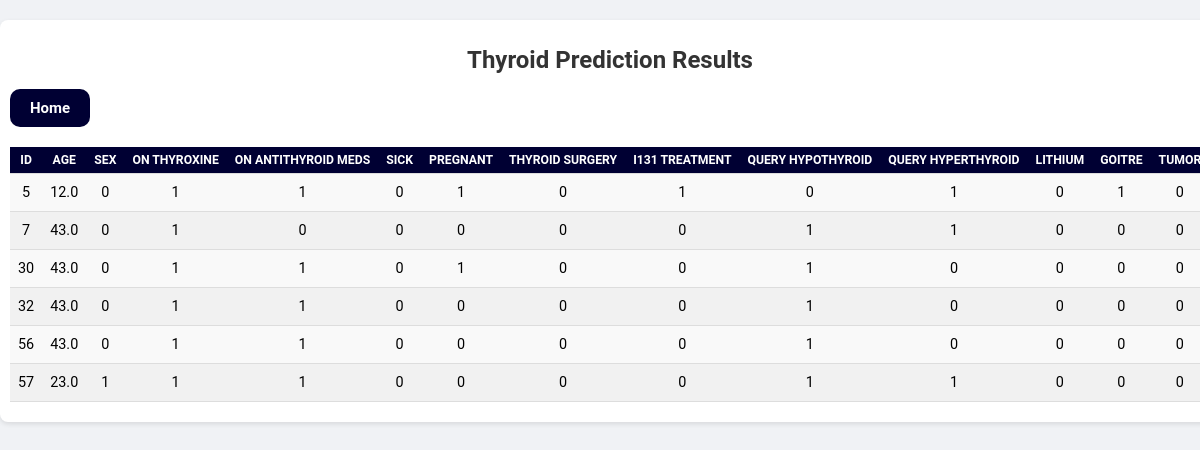
The app's page /user_prediction_list/ (signed in) with its own data.
### myapp/models.py (models this page shows, shortened)
class Prediction(models.Model):
    user = models.ForeignKey(settings.AUTH_USER_MODEL, on_delete=models.CASCADE)
    age = models.FloatField(default=0.0)
    sex = models.IntegerField(default=0)
    on_thyroxine = models.IntegerField(default=0)
    query_on_thyroxine = models.IntegerField(default=0)
    on_antithyroid_meds = models.IntegerField(default=0)
    sick = models.IntegerField(default=0)
    pregnant = models.IntegerField(default=0)
    thyroid_surgery = models.IntegerField(default=0)
    I131_treatment = models.IntegerField(default=0)
    query_hypothyroid = models.IntegerField(default=0)
    query_hyperthyroid = models.IntegerField(default=0)
    lithium = models.IntegerField(default=0)
    goitre = models.IntegerField(default=0)
    tumor = models.IntegerField(default=0)
    hypopituitary = models.IntegerField(default=0)
    psych = models.IntegerField(default=0)
    TSH_measured = models.IntegerField(default=0)
    TSH = models.FloatField(default=0.0)
    T3_measured = models.IntegerField(default=0)
    T3 = models.FloatField(default=0.0)
    TT4_measured = models.IntegerField(default=0)
    TT4 = models.FloatField(default=0.0)
    T4U_measured = models.IntegerField(default=0)
    T4U = models.FloatField(default=0.0)
    FTI_measured = models.IntegerField(default=0)
    FTI = models.FloatField(default=0.0)
    TBG_measured = models.IntegerField(default=0)
    TBG = models.FloatField(default=0.0)
    created_at = models.DateTimeField(default=timezone.now)
    result = models.CharField(max_length=100,default='Unknown')  # To store the prediction result

### myapp/views.py (the view)
# urls.py: path('user_prediction_list/', views.user_prediction_list, name='user_prediction_list'),
@login_required
def user_prediction_list(request):
    if not request.user.is_superuser:
        predictions = Prediction.objects.filter(user=request.user)
    else:
        return redirect('dashboard')  # Admins are redirected to their page
    return render(request, 'user_prediction_list.html', {'predictions': predictions})

### templates/user_prediction_list.html (shortened to what this page needs)
<!DOCTYPE html>
<html lang="en">
<head>
</head>
<body>
<div class="container">
    <div class="button-container">
        <h1>Thyroid Prediction Results</h1>
        <a href="{% url 'home1' %}" class="btn-home">Home</a>
    </div>
    <div class="table-wrapper">
        <table>
            <thead>
                <tr>
                    <th>ID</th>
                    <th>Age</th>
                    <th>Sex</th>
                    <th>On Thyroxine</th>
                    <th>On Antithyroid Meds</th>
                    <th>Sick</th>
                    <th>Pregnant</th>
                    <th>Thyroid Surgery</th>
                    <th>I131 Treatment</th>
                    <th>Query Hypothyroid</th>
                    <th>Query Hyperthyroid</th>
                    <th>Lithium</th>
                    <th>Goitre</th>
                    <th>Tumor</th>
                </tr>
            </thead>
            <tbody>
                {% if predictions %}
                {% for prediction in predictions %}
                    <tr>
                        <td>{{ prediction.id }}</td>
                        <td>{{ prediction.age }}</td>
                        <td>{{ prediction.sex }}</td>
                        <td>{{ prediction.on_thyroxine }}</td>
                        <td>{{ prediction.on_antithyroid_meds }}</td>
                        <td>{{ prediction.sick }}</td>
                        <td>{{ prediction.pregnant }}</td>
                        <td data-label="Thyroid Surgery">{{ prediction.thyroid_surgery }}</td>
                        <td data-label="I131 Treatment">{{ prediction.I131_treatment }}</td>
                        <td data-label="Query Hypothyroid">{{ prediction.query_hypothyroid }}</td>
                        <td data-label="Query Hyperthyroid">{{ prediction.query_hyperthyroid }}</td>
                        <td data-label="Lithium">{{ prediction.lithium }}</td>
                        <td data-label="Goitre">{{ prediction.goitre }}</td>
                        <td data-label="Tumor">{{ prediction.tumor }}</td>
                    </tr>
                {% endfor %}
                {% else %}
                <tr class="empty-row">
                    <td colspan="11">No predictions made yet.</td>
                </tr>
                {% endif %}
            </tbody>
        </table>
    </div>
</div>
</body>
</html>

### templates/user_prediction_list.html (style rules this page uses)
body { font-family: 'Roboto', sans-serif; background-color: #f0f2f5; margin: 0; padding: 0; }
.container { width: 100%; max-width: 1200px; margin: 20px auto; padding: 10px; background-color: #ffffff; border-radius: 8px; box-shadow: 0 2px 5px rgba(0, 0, 0, 0.1); }
h1 { text-align: center; color: #333; margin-bottom: 15px; font-size: 1.5em; }
.table-wrapper { overflow-x: auto; }
table { width: 100%; border-collapse: collapse; font-size: 0.9em; margin-bottom: 10px; }
th, td { padding: 6px 8px; text-align: center; border-bottom: 1px solid #ddd; white-space: nowrap; }
th { background-color: #000033; color: white; font-size: 0.85em; text-transform: uppercase; }
td { background-color: #f9f9f9; }
tr:nth-child(even) td { background-color: #f1f1f1; }
.table-wrapper { max-height: 400px; overflow-y: auto; }
.button-container { text-align: left; margin-top: 0px; margin-bottom:20px; }
.btn-home { display: inline-block; background-color: #000033; color: white; font-size: 15px; font-weight: bold; padding: 10px 20px; border: none; border-radius: 10px; text-decoration: none; transition: background-color 0.3s ease-in-out, transform 0.2s; margin-right: 10px; }

### records on screen
Prediction: id "5", age "12.0", sex "0", on_thyroxine "1", on_antithyroid_meds "1", sick "0", pregnant "1", thyroid_surgery "0", I131_treatment "1", query_hypothyroid "0", query_hyperthyroid "1", lithium "0", goitre "1", tumor "0"
Prediction: id "7", age "43.0", sex "0", on_thyroxine "1", on_antithyroid_meds "0", sick "0", pregnant "0", thyroid_surgery "0", I131_treatment "0", query_hypothyroid "1", query_hyperthyroid "1", lithium "0", goitre "0", tumor "0"
Prediction: id "30", age "43.0", sex "0", on_thyroxine "1", on_antithyroid_meds "1", sick "0", pregnant "1", thyroid_surgery "0", I131_treatment "0", query_hypothyroid "1", query_hyperthyroid "0", lithium "0", goitre "0", tumor "0"
Prediction: id "32", age "43.0", sex "0", on_thyroxine "1", on_antithyroid_meds "1", sick "0", pregnant "0", thyroid_surgery "0", I131_treatment "0", query_hypothyroid "1", query_hyperthyroid "0", lithium "0", goitre "0", tumor "0"
Prediction: id "56", age "43.0", sex "0", on_thyroxine "1", on_antithyroid_meds "1", sick "0", pregnant "0", thyroid_surgery "0", I131_treatment "0", query_hypothyroid "1", query_hyperthyroid "0", lithium "0", goitre "0", tumor "0"
Prediction: id "57", age "23.0", sex "1", on_thyroxine "1", on_antithyroid_meds "1", sick "0", pregnant "0", thyroid_surgery "0", I131_treatment "0", query_hypothyroid "1", query_hyperthyroid "1", lithium "0", goitre "0", tumor "0"
